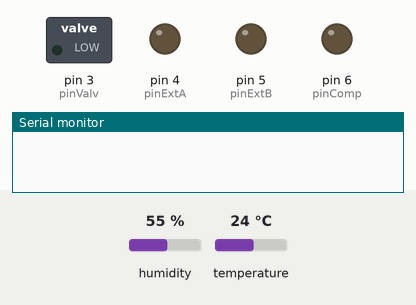
This sketch was run on a simulated Arduino Mega 2560, built with avr-gcc and run on an emulated ATmega2560. On the bench: switched loads named in the sketch (green lamp = pin HIGH), output pins drawn as LEDs (lit = HIGH), the last lines printed to the serial monitor. Inputs (shaded band) come from the test bench; at power-on: humidity 55 %, temperature 24 °C. The modem accepts every AT command (registered, SIM ready, sends succeed) and sends nothing else.

Above: at 0.1 s.
At 128.1 s:
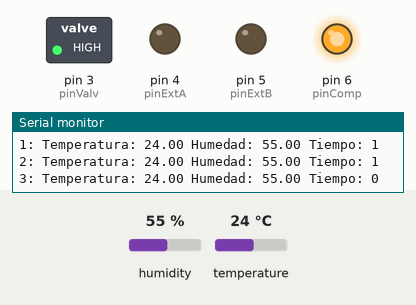
Timing chart, 0 to 129.6 s (numbered marks = the images above):
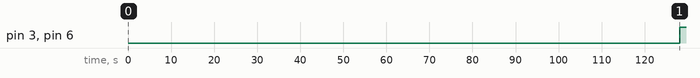

The sketch:

invernaderoCUNORI.ino
```cpp
#include <DHT.h>
#include <DHT_U.h>
#include <Time.h>
#include <ArduinoJson.h>

//Conexion wifi
String ssid = "CRed";
String password = "a2b4c6d8";

String server = "192.168.43.240"; //IP del server
String uri = "/invernadero/Lectorjson.php"; //uri de php que responde a request de arduino

String datos = "";
//constantes
#define pinValv 3
#define pinExtA 4
#define pinExtB 5
#define pinComp 6

#define tiempoEspera 30000
#define tiempoNeb 10000
#define tiempoExt 10000

#define DHTPIN 2
#define DHTTYPE DHT22
DHT dht(DHTPIN, DHTTYPE);

//variables globales
int counter;
float humMinima = 50;
float tempMaxima = 20;
float temperatura[4];
float humedad[4];
//arreglos para status de actuadores y tiempo
int extractores[4];
int nebulizadores[4];
time_t tiempos[4];

//Variables de inicio fecha
int anio;
int mes;
int dia;
int hora;
int minu;
int seg;


void datauri();
void sendData();
String decodeJson(String Json, String key);


void setup() {
  Serial.begin(115200);// comunicacion arduino-pc para debug
  Serial1.begin(115200); /*comunicacion TTL con  ESP8266
                          Serial1*/

  pinMode(pinExtA, OUTPUT);
  pinMode(pinExtB, OUTPUT);
  pinMode(pinValv, OUTPUT);
  pinMode(pinComp, OUTPUT);

  int counter = 0;
  reestablecerArreglos();

  iniciar();
  datenow();
  setTime(hora,minu,seg,dia,mes,anio);


}

void iniciar(){
  delay(1000);
  String connStr = "AT+CWJAP=\""+ssid+"\",\""+password+"\"";//comando AT para conectarse a una red
  Serial1.println(connStr);
  Serial.println(connStr);
  delay(5000);
  Serial.println(Serial1.read());
}

void reestablecerArreglos(){//reestablece el valor de los arreglos que le sirven como memoria al programa
    int i;
    for(i=0; i<4; i++){
        temperatura[i]=0;
        humedad[i]=0;
      }
  }

void loop() {

   if(Serial1.available()){
    Serial.write(Serial1.read());
 }

 if(Serial.available()){
    Serial1.write(Serial.read());
 }
  readData();
}

void readData(){
    delay(tiempoEspera);
    temperatura[counter]=dht.readTemperature(); //lee temperatura en grados Celcius
    humedad[counter]=dht.readHumidity();
    counter++;
    if(temperatura[counter-1]>tempMaxima || humedad[counter-1]<humMinima){//si alguna de las variables esta fuera de rango
        encenderActuadores();
      }

    if(counter < 4){
        readData();
      }else{
        if(counter == 4){//cuando se haya terminado una secuencia de cuatro ciclos de medicion y activacion de actuadores
            datauri();
            sendData();
            counter = 0;
          }
        }
  }

void encenderActuadores(){//funcion que activa los actuadores si es necesario
    if(controlarTemperatura()){//cuando es necesario controlar la temperatura, se encienden los nebulizadores y luego los extractores
        //guardando datos para los arregos de status
        nebulizadores[counter-1]=1;
        extractores[counter-1]=1;
        tiempos[counter-1]=now();
        //secuencia de activacion de actuadores
        digitalWrite(pinComp, HIGH);
        digitalWrite(pinValv, HIGH);
        delay(tiempoNeb);
        digitalWrite(pinValv, LOW);
        digitalWrite(pinComp, LOW);
        digitalWrite(pinExtA, HIGH);
        digitalWrite(pinExtB, HIGH);
        delay(tiempoExt);
        digitalWrite(pinExtA, LOW);
        digitalWrite(pinExtB, LOW);

      }else if(controlarHumedad()){
        //guardando datos para los arregos de status
        nebulizadores[counter-1]=1;
        extractores[counter-1]=0;
        tiempos[counter-1]=now();
        //secuencia de activacion de actuadores
        digitalWrite(pinComp, HIGH);
        digitalWrite(pinValv, HIGH);
        delay(tiempoNeb);
        digitalWrite(pinValv, LOW);
        digitalWrite(pinComp, LOW);
       }else{
            //guardando datos para los arregos de status
            nebulizadores[counter-1]=0;
            extractores[counter-1]=0;
            tiempos[counter-1]=now();
          }
  }

int controlarTemperatura(){/*la variable de returno se inicializa con 1/true, si en el reccorrido del arreglo hay un valor que sea 0 o este en el rango
                            permitido, el valor cambia a 0 y este se devuelve*/
    int activar = 1;
    int i;
    for(i=0; i<4; i++){
        Serial.println((String)i +": Temperatura: "+(String)temperatura[i]+" Humedad: "+(String)humedad[i]+" Tiempo: "+(String)minute(tiempos[i]));
        if(temperatura[i]>=tempMaxima || temperatura[i] == 0){
            activar = 0;
          }
      }
    return activar;
  }

 int controlarHumedad(){/*la variable de returno se inicializa con 1/true, si en el reccorrido del arreglo hay un valor que sea 0 o este en el rango
                            permitido, el valor cambia a 0 y este se devuelve*/
    int activar = 1;
    int i;
    for(i=0; i<4; i++){
        if(humedad[i]<humMinima || humedad[i] == 0){
            activar = 0;
          }
      }
    return activar;
  }

void datenow(){
   uri = "/invernadero/datetime.php?codigo=1";
   Serial1.println("AT+CIPSTART=\"TCP\",\""+ server +"\",80");
   Serial.println("AT+CIPSTART=\"TCP\",\""+ server +"\",80");//echo del comando anterior

   if(Serial1.find("OK")){//respuesta en caso de establecer conexion TCP exitosa
      Serial.println("Conexion TCP lista.");

      String getRequest =

       "GET " + uri + " HTTP/1.0\r\n" +

       "Host: " + server + "\r\n\r\n";

        String sendCmd = "AT+CIPSEND=";//comando para enviar datos, seguido se debe escribir la longitud de datos a enviarse, maximo 2048

       Serial1.print(sendCmd);
       Serial.print(sendCmd);//echo
       Serial.print(getRequest);

       Serial1.println(getRequest.length());//longitud de los datos que se enviaran, para completar comando AT+CIPSEND
       Serial.println(getRequest.length());//echo

        delay(1000);

       if(Serial1.find(">")){//el comando CIPSEND retorna ">" despues de ejecutarse y esta listo para enviar datos a continuacion
              Serial.println("Sending....");
              Serial1.print(getRequest);
              Serial.print(getRequest);


              if(Serial1.find("SEND OK")){//mensaje que se recibe al enviar exitosamente los datos
                   Serial.println("SEND OK");

                   String result = "";//contendra el json
                   boolean httpBody = false;   //bandera que indica que parte del response se esta leyendo
                   while(Serial1.available()){ //leyendo respuesta
                      String tmp = Serial1.readString();
                      result = tmp.substring(tmp.indexOf('{'), tmp.indexOf('}')+1);

                    }
                    Serial.println(result);

                            anio = decodeJson(result, "Anio").toInt();
                            mes = decodeJson(result, "Mes").toInt();
                            dia = decodeJson(result, "Dia").toInt();
                            hora = decodeJson(result, "Hora").toInt();
                            minu = decodeJson(result, "Minuto").toInt();
                            seg = decodeJson(result, "Segundo").toInt();
                            Serial.println("Anio: "+ (String)anio +
                                          " Mes: "+(String)mes +
                                          "Dia: "+(String)dia +
                                          " -- Hora: "+(String)hora +
                                          "Minuto: "+(String)minu +
                                          "Segundo: "+(String)seg);
                        }


                 //cerrar conexion
                 Serial1.println("AT+CIPCLOSE");//cierra la conexion TCP o UDP
                }
            }

 }

void sendData(){
    uri = "/invernadero/writejson.php?"+datos;

    //AT command para iniciar conexion como cliente tipo TCP por el puerto 80
    Serial1.println("AT+CIPSTART=\"TCP\",\""+ server +"\",80");
    Serial.println("AT+CIPSTART=\"TCP\",\""+ server +"\",80");//echo del comando anterior

     if(Serial1.find("OK")){//respuesta en caso de establecer conexion TCP exitosa
      Serial.println("Conexion TCP lista.");
       String getRequest =

        "GET " + uri + " HTTP/1.0\r\n" +

        "Host: " + server + "\r\n\r\n";

        String sendCmd = "AT+CIPSEND=";//comando para enviar datos, seguido se debe escribir la longitud de datos a enviarse, maximo 2048

        Serial1.print(sendCmd);
          Serial.print(sendCmd);//echo

        Serial1.println(getRequest.length());//longitud de los datos que se enviaran, para completar comando AT+CIPSEND
          Serial.println(getRequest.length());//echo

        delay(1000);

        if(Serial1.find(">")){//el comando CIPSEND retorna ">" despues de ejecutarse y esta listo para enviar datos a continuacion
                Serial.println("Sending....");
                Serial1.print(getRequest);
                Serial.print(getRequest);


                if(Serial1.find("SEND OK")){//mensaje que se recibe al enviar exitosamente los datos
                     Serial.println("SEND OK");


                     String result = "";//contendra el json
                     boolean httpBody = false;   //bandera que indica que parte del response se esta leyendo
                     while(Serial1.available()){ //leyendo respuesta
                        String tmp = Serial1.readString();
                        result = tmp.substring(tmp.indexOf('{'), tmp.indexOf('}')+1);

                      }
                      Serial.println(result);
                      humMinima = decodeJson(result, "HumedadMiin").toFloat();
                      tempMaxima = decodeJson(result, "TemperaturaMax").toFloat();
                      Serial.println("Humedad Minima: "+ (String)humMinima + " Temperatura Maxima: "+(String)tempMaxima);
                          }


                   //cerrar conexion
                   Serial1.println("AT+CIPCLOSE");//cierra la conexion TCP o UDP
                  }
       }else{//la conexion no se establecio, por lo que se intenta nuevamente llamando de forma recursiva al metodo.
           iniciar();
           sendData();
      }
}


void datauri(){
  int i;
  for(i=1; i<5; i++){
    if(i==1){
      datos = datos + "temp"+ (String)i +"="+ (String)temperatura[i-1] +"&hume"+ (String)i +"="+ (String)humedad[i-1] +"&extrac"+ (String)i +"="+ (String)extractores[i-1] +"&nebu"+ (String)i +"="+ (String)nebulizadores[i-1]+"&tiemp"+ (String)i +"="+ (String)(year(tiempos[i-1]))+"-"+(String)(month(tiempos[i-1]))+"-"+(String)(day(tiempos[i-1])) +"-"+(String)(hour(tiempos[i-1]))+":"+(String)(minute(tiempos[i-1]))+":"+(String)(second(tiempos[i-1]));    }
    if(i>1){
      datos = datos + "&temp"+ (String)i +"="+ (String)temperatura[i-1] +"&hume"+ (String)i +"="+ (String)humedad[i-1] +"&extrac"+ (String)i +"="+ (String)extractores[i-1] +"&nebu"+ (String)i +"="+ (String)nebulizadores[i-1]+"&tiemp"+ (String)i +"="+ (String)(year(tiempos[i-1]))+"-"+(String)(month(tiempos[i-1]))+"-"+(String)(day(tiempos[i-1])) +"-"+(String)(hour(tiempos[i-1]))+":"+(String)(minute(tiempos[i-1]))+":"+(String)(second(tiempos[i-1]));      }
    }
  }


String decodeJson(String Json, String key){
    key = "\""+key+"\"";
    int posKeyEnd = Json.indexOf(key)+key.length();
    //Serial.println(posKeyEnd);

    String valueApr = Json.substring( posKeyEnd, Json.indexOf(',', posKeyEnd+1));
    //Serial.println(valueApr);
    int posQuo1 = valueApr.indexOf('"');
    String value = valueApr.substring(posQuo1+1, valueApr.indexOf('"', posQuo1+1));
    //Serial.println(value);
    return value;
  }
```

Measured:
- by itself, pin 3 (pinValv), pin 6 (pinComp): LOW → HIGH at 128 s
